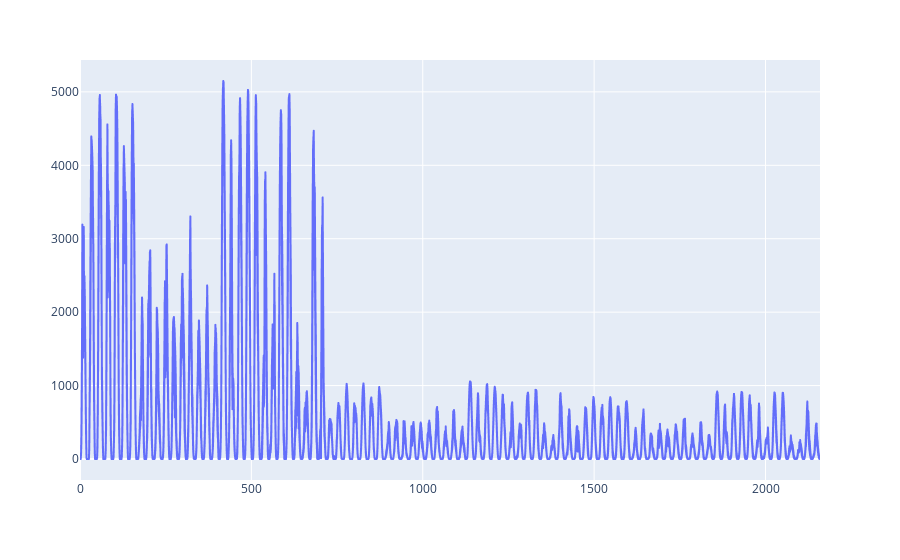

The notebook cell this image was saved under:
### Code cell
from plotly.subplots import make_subplots

fig = px.line()

for csv in sub_dict:
    temp = ret[ret.csv == csv].reset_index()
    fig.add_trace(px.line(temp, x='index', y='y_pred').data[0])
    # Add a scatter trace to the figure
    # fig.add_trace(
    # temp.plot()
    # fig = px.scatter(temp, x=temp.index, y='y_pred')#, labels=csv)
    # )
    # fig = px.line(temp, x=temp.index, y='y_pred', title=f'Scatter Plot for {csv}')
    # fig.update_traces(marker=dict(size=2), name=csv)
    # fig.show()
    

fig.show()

# fig.add_trace(trace1)
# fig.add_trace(trace2,secondary_y=True)

### Figure 1 — Plotly figure (JSON) as saved in the notebook; plotly's stock layout.template omitted (floating-point values rounded to 4 significant figures; data arrays with more than 128 entries replaced by an {"elided": "..."} marker saying what was removed)
{"data": [{"hovertemplate": "<extra></extra>", "legendgroup": "", "line": {"color": "#636efa", "dash": "solid"}, "marker": {"symbol": "circle"}, "mode": "lines", "name": "", "orientation": "v", "showlegend": false, "type": "scatter", "xaxis": "x", "yaxis": "y"}, {"hovertemplate": "index=%{x}<br>y_pred=%{y}<extra></extra>", "legendgroup": "", "line": {"color": "#636efa", "dash": "solid"}, "marker": {"symbol": "circle"}, "mode": "lines", "name": "", "showlegend": false, "type": "scattergl", "x": {"elided": "2160 int values"}, "xaxis": "x", "y": {"elided": "2160 float values"}, "yaxis": "y"}, {"hovertemplate": "index=%{x}<br>y_pred=%{y}<extra></extra>", "legendgroup": "", "line": {"color": "#636efa", "dash": "solid"}, "marker": {"symbol": "circle"}, "mode": "lines", "name": "", "showlegend": false, "type": "scattergl", "x": {"elided": "2160 int values"}, "xaxis": "x", "y": {"elided": "2160 float values"}, "yaxis": "y"}, {"hovertemplate": "index=%{x}<br>y_pred=%{y}<extra></extra>", "legendgroup": "", "line": {"color": "#636efa", "dash": "solid"}, "marker": {"symbol": "circle"}, "mode": "lines", "name": "", "showlegend": false, "type": "scattergl", "x": {"elided": "2160 int values"}, "xaxis": "x", "y": {"elided": "2160 float values"}, "yaxis": "y"}, {"hovertemplate": "index=%{x}<br>y_pred=%{y}<extra></extra>", "legendgroup": "", "line": {"color": "#636efa", "dash": "solid"}, "marker": {"symbol": "circle"}, "mode": "lines", "name": "", "showlegend": false, "type": "scattergl", "x": {"elided": "2160 int values"}, "xaxis": "x", "y": {"elided": "2160 float values"}, "yaxis": "y"}, {"hovertemplate": "index=%{x}<br>y_pred=%{y}<extra></extra>", "legendgroup": "", "line": {"color": "#636efa", "dash": "solid"}, "marker": {"symbol": "circle"}, "mode": "lines", "name": "", "showlegend": false, "type": "scattergl", "x": {"elided": "2160 int values"}, "xaxis": "x", "y": {"elided": "2160 float values"}, "yaxis": "y"}, {"hovertemplate": "index=%{x}<br>y_pred=%{y}<extra></extra>", "legendgroup": "", "line": {"color": "#636efa", "dash": "solid"}, "marker": {"symbol": "circle"}, "mode": "lines", "name": "", "showlegend": false, "type": "scattergl", "x": {"elided": "2160 int values"}, "xaxis": "x", "y": {"elided": "2160 float values"}, "yaxis": "y"}, {"hovertemplate": "index=%{x}<br>y_pred=%{y}<extra></extra>", "legendgroup": "", "line": {"color": "#636efa", "dash": "solid"}, "marker": {"symbol": "circle"}, "mode": "lines", "name": "", "showlegend": false, "type": "scattergl", "x": {"elided": "2160 int values"}, "xaxis": "x", "y": {"elided": "2160 float values"}, "yaxis": "y"}, {"hovertemplate": "index=%{x}<br>y_pred=%{y}<extra></extra>", "legendgroup": "", "line": {"color": "#636efa", "dash": "solid"}, "marker": {"symbol": "circle"}, "mode": "lines", "name": "", "showlegend": false, "type": "scattergl", "x": {"elided": "2160 int values"}, "xaxis": "x", "y": {"elided": "2160 float values"}, "yaxis": "y"}, {"hovertemplate": "index=%{x}<br>y_pred=%{y}<extra></extra>", "legendgroup": "", "line": {"color": "#636efa", "dash": "solid"}, "marker": {"symbol": "circle"}, "mode": "lines", "name": "", "showlegend": false, "type": "scattergl", "x": {"elided": "2160 int values"}, "xaxis": "x", "y": {"elided": "2160 float values"}, "yaxis": "y"}], "layout": {"legend": {"tracegroupgap": 0}, "margin": {"t": 60}, "xaxis": {"anchor": "y", "domain": [0, 1]}, "yaxis": {"anchor": "x", "domain": [0, 1]}}}
